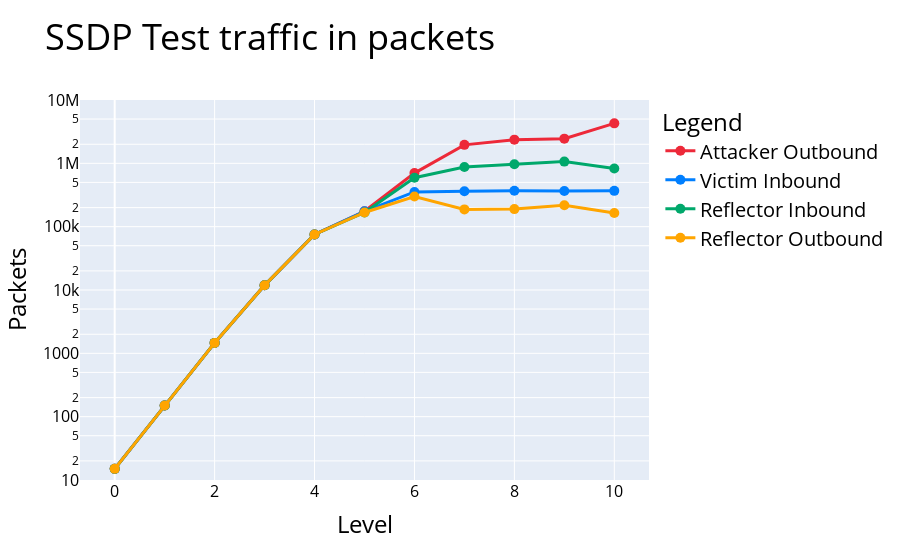

This figure's notebook cell:
### Markdown cell above
### Plotting

### Code cell
PlotLevelAttackData(attackerStats,victimStats,reflectorStats,Protocol,BytesOrPackets,Tool)

### Figure 1 — Plotly figure (JSON) as saved in the notebook; plotly's stock layout.template omitted (floating-point values rounded to 4 significant figures)
{"data": [{"hovertemplate": "variable=Attacker Outbound<br>Level=%{x}<br>value=%{y}<extra></extra>", "legendgroup": "Attacker Outbound", "line": {"color": "#ED2939", "dash": "solid", "width": 3}, "marker": {"size": 10, "symbol": "circle"}, "mode": "lines+markers", "name": "Attacker Outbound", "orientation": "v", "showlegend": true, "type": "scatter", "x": [0, 1, 2, 3, 4, 5, 6, 7, 8, 9, 10], "xaxis": "x", "y": [15, 150, 1461, 11851, 75410, 174812, 700543, 1958802, 2366167, 2454269, 4280912], "yaxis": "y"}, {"hovertemplate": "variable=Victim Inbound<br>Level=%{x}<br>value=%{y}<extra></extra>", "legendgroup": "Victim Inbound", "line": {"color": "#007FFF", "dash": "solid", "width": 3}, "marker": {"size": 10, "symbol": "circle"}, "mode": "lines+markers", "name": "Victim Inbound", "orientation": "v", "showlegend": true, "type": "scatter", "x": [0, 1, 2, 3, 4, 5, 6, 7, 8, 9, 10], "xaxis": "x", "y": [15, 150, 1461, 11851, 75410, 174452, 353325, 362751, 370052, 366294, 367589], "yaxis": "y"}, {"hovertemplate": "variable=Reflector Inbound<br>Level=%{x}<br>value=%{y}<extra></extra>", "legendgroup": "Reflector Inbound", "line": {"color": "#00A86B", "dash": "solid", "width": 3}, "marker": {"size": 10, "symbol": "circle"}, "mode": "lines+markers", "name": "Reflector Inbound", "orientation": "v", "showlegend": true, "type": "scatter", "x": [0, 1, 2, 3, 4, 5, 6, 7, 8, 9, 10], "xaxis": "x", "y": [15, 150, 1461, 11851, 75410, 167846, 591679, 874865, 967332, 1064815, 827927], "yaxis": "y"}, {"hovertemplate": "variable=Reflector Outbound<br>Level=%{x}<br>value=%{y}<extra></extra>", "legendgroup": "Reflector Outbound", "line": {"color": "orange", "dash": "solid", "width": 3}, "marker": {"size": 10, "symbol": "circle"}, "mode": "lines+markers", "name": "Reflector Outbound", "orientation": "v", "showlegend": true, "type": "scatter", "x": [0, 1, 2, 3, 4, 5, 6, 7, 8, 9, 10], "xaxis": "x", "y": [15, 150, 1461, 11851, 75410, 167485, 299372, 187261, 189298, 217358, 164498], "yaxis": "y"}], "layout": {"legend": {"font": {"color": "black", "size": 20}, "title": {"font": {"color": "black", "size": 24}, "text": "Legend"}, "tracegroupgap": 0}, "title": {"font": {"color": "black", "size": 36}, "text": "SSDP Test traffic in packets"}, "xaxis": {"anchor": "y", "domain": [0, 1], "tickfont": {"color": "black", "size": 16}, "title": {"font": {"color": "black", "size": 24}, "text": "Level"}}, "yaxis": {"anchor": "x", "domain": [0, 1], "range": [1, 7], "tickfont": {"color": "black", "size": 16}, "title": {"font": {"color": "black", "size": 24}, "text": "Packets"}, "type": "log"}}}
